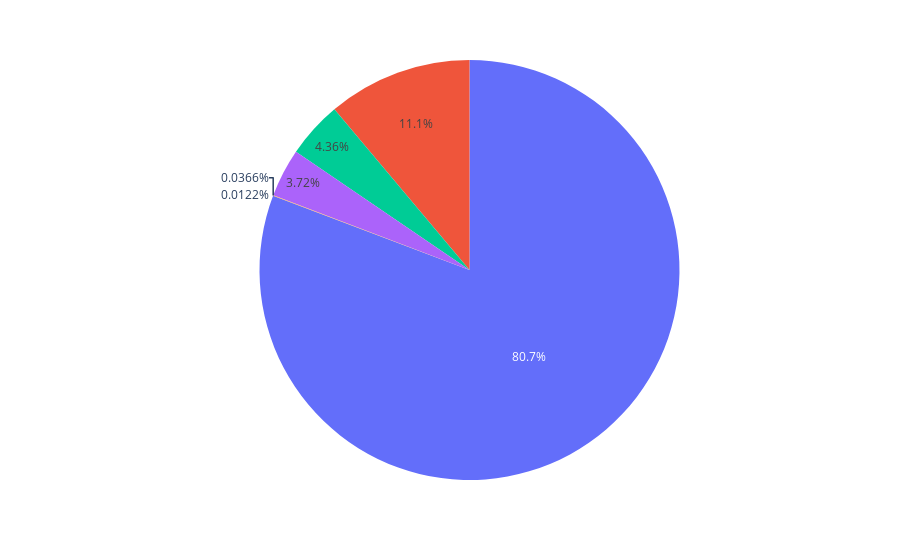

Here is the notebook cell this chart was saved with:
### Code cell
fig = px.pie(labels=ratings.index, values=ratings.values) #this creats a graph_object
fig.show()

### Figure 1 — Plotly figure (JSON) as saved in the notebook; plotly's stock layout.template omitted (floating-point values rounded to 4 significant figures)
{"data": [{"domain": {"x": [0, 1], "y": [0, 1]}, "hovertemplate": "value=%{value}<extra></extra>", "legendgroup": "", "name": "", "showlegend": false, "type": "pie", "values": [6619, 912, 357, 305, 3, 1]}], "layout": {"legend": {"tracegroupgap": 0}, "margin": {"t": 60}}}
